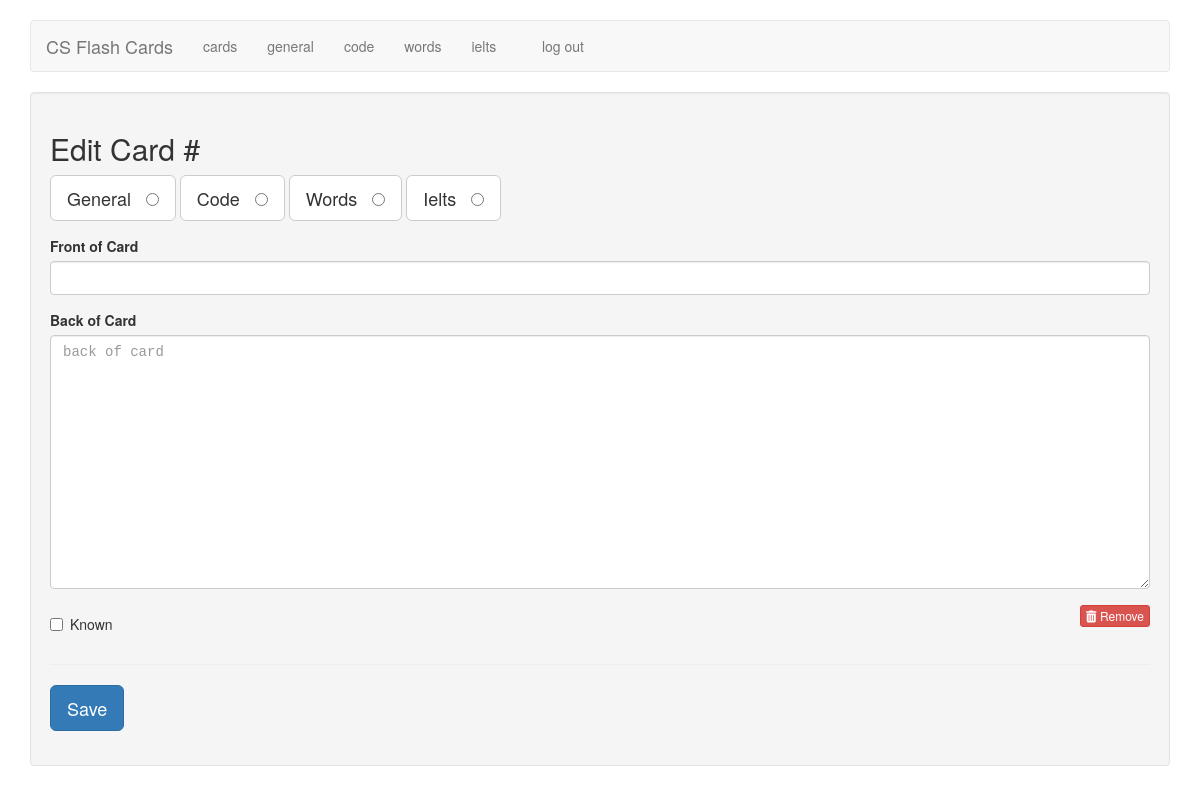
The page /edit/55 (signed in) on the database as committed earlier.
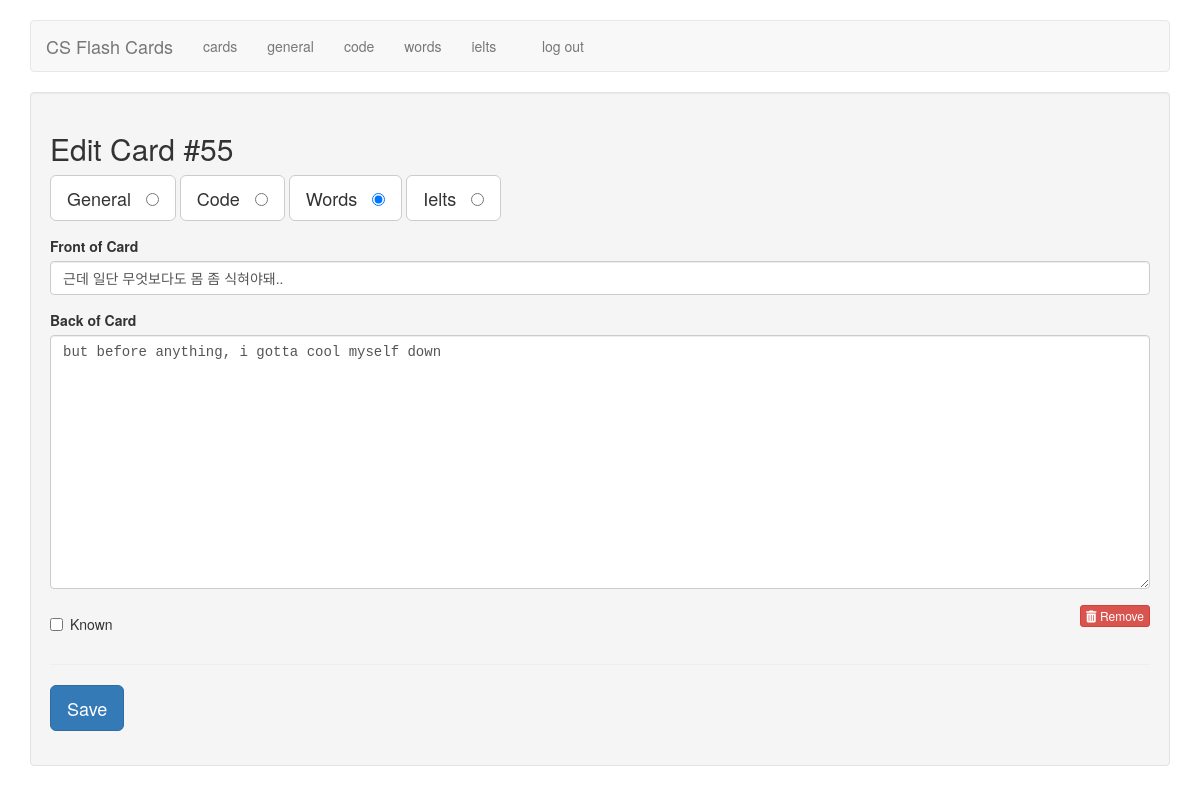
The same page on the database as committed later.
### tables this page shows
CREATE TABLE cards (
  id integer primary key autoincrement,
   /* 1 for interview, 2 for code, 3 for english, 4 for ielts */
  type tinyint not null,
  front text not null,
  back text not null,
  sort int default 0,
  known boolean default 0
);

### flash_cards.py (the view)
@application.route('/edit/<card_id>')
def edit(card_id):
    if not session.get('logged_in'):
        return redirect(url_for('login'))
    db = get_db()
    query = '''
        SELECT id, type, front, back, known
        FROM cards
        WHERE id = ?
    '''
    cur = db.execute(query, [card_id])
    card = cur.fetchone()
    return render_template('edit.html', card=card)

### flash_cards.py (called while the page is built)
def connect_db():
    rv = sqlite3.connect(application.config['DATABASE'])
    rv.row_factory = sqlite3.Row
    return rv

def get_db():
    if not hasattr(g, 'sqlite_db'):
        g.sqlite_db = connect_db()
    return g.sqlite_db

### templates/edit.html (shortened to what this page needs)
{% extends "layout.html" %}
{% block body %}
    <div class="well">
        <h2>Edit Card #{{ card.id }}</h2>
        <form action="{{ url_for('edit_card') }}" method="post" class="cardForm">
            <div class="form-group">
                <label for="general" class="btn btn-default btn-lg">General &nbsp;
                    <input type="radio" name="type" value="1"
                           id="general" {{ "checked" if (card.type == 1) else "" }} />
                </label>
                <label for="code" class="btn btn-default btn-lg">Code &nbsp;
                    <input type="radio" name="type" value="2" id="code" {{ "checked" if (card.type == 2) else "" }} />
                </label>
                <label for="eng" class="btn btn-default btn-lg">Words &nbsp;
                    <input type="radio" name="type" value="3" id="eng" {{ "checked" if (card.type == 3) else "" }} />
                </label>
                <label for="ielts" class="btn btn-default btn-lg">Ielts &nbsp;
                    <input type="radio" name="type" value="2" id="ielts" {{ "checked" if (card.type == 4) else "" }} />
                </label>
            </div>
            <div class="form-group">
                <label for="front">Front of Card</label>
                <input type="text" name="front" id="front" class="form-control" value="{{ card.front|e }}">
            </div>
            <div class="form-group">
                <label for="back">Back of Card</label>
                <textarea name="back"
                          class="form-control"
                          id="back"
                          placeholder="back of card"
                          rows="12">{{ card.back|e }}</textarea>
            </div>
            <div class="row">
                <div class="col-xs-6">
                    <div class="checkbox">
                        <label>
                            <input type="checkbox" name="known"
                               value="1" {{ "checked" if (card.known == 1) else "" }} /> Known
                        </label>
                    </div>
                </div>
                <div class="col-xs-6 text-right">
                    <a href="{{ url_for('delete', card_id=card.id) }}" class="btn btn-danger btn-xs">
                        <i class="fa fa-trash"></i>
                        Remove
                    </a>
                </div>
            </div>
            <hr />
            <div class="form-group">
                <button type="submit" class="saveButton btn btn-lg btn-primary">Save</button>
            </div>
        </form>
    </div>
{% endblock %}

Rows that differ between the two databases and show on the page:
added cards: id "55", front "근데 일단 무엇보다도 몸 좀 식혀야돼..", back "but before anything, i gotta cool myself down"
Other text that changed with them:
form field type: "☐ Words" → "☑ Words"
